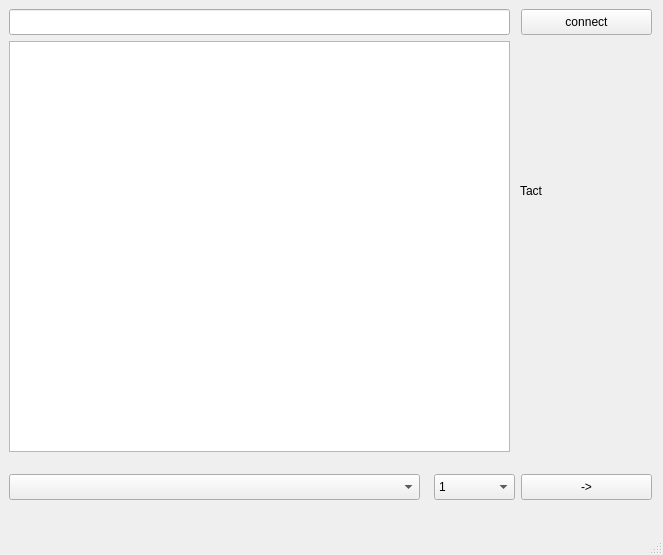
<?xml version="1.0" encoding="UTF-8"?>
<ui version="4.0">
 <class>MainWindow</class>
 <widget class="QMainWindow" name="MainWindow">
  <property name="geometry">
   <rect>
    <x>0</x>
    <y>0</y>
    <width>663</width>
    <height>555</height>
   </rect>
  </property>
  <property name="windowTitle">
   <string>Client</string>
  </property>
  <widget class="QWidget" name="centralwidget">
   <widget class="QTextBrowser" name="textBrowser">
    <property name="geometry">
     <rect>
      <x>9</x>
      <y>41</y>
      <width>501</width>
      <height>411</height>
     </rect>
    </property>
   </widget>
   <widget class="QPushButton" name="pushButton">
    <property name="geometry">
     <rect>
      <x>521</x>
      <y>9</y>
      <width>131</width>
      <height>26</height>
     </rect>
    </property>
    <property name="text">
     <string>connect</string>
    </property>
    <property name="checkable">
     <bool>true</bool>
    </property>
   </widget>
   <widget class="QLineEdit" name="lineEdit_2">
    <property name="geometry">
     <rect>
      <x>9</x>
      <y>9</y>
      <width>501</width>
      <height>26</height>
     </rect>
    </property>
   </widget>
   <widget class="QPushButton" name="pushButton_2">
    <property name="geometry">
     <rect>
      <x>521</x>
      <y>474</y>
      <width>131</width>
      <height>26</height>
     </rect>
    </property>
    <property name="text">
     <string>-&gt;</string>
    </property>
   </widget>
   <widget class="QComboBox" name="comboBox">
    <property name="geometry">
     <rect>
      <x>9</x>
      <y>474</y>
      <width>411</width>
      <height>26</height>
     </rect>
    </property>
   </widget>
   <widget class="QComboBox" name="comboBox_2">
    <property name="geometry">
     <rect>
      <x>434</x>
      <y>474</y>
      <width>81</width>
      <height>26</height>
     </rect>
    </property>
    <item>
     <property name="text">
      <string>1</string>
     </property>
    </item>
    <item>
     <property name="text">
      <string>2</string>
     </property>
    </item>
    <item>
     <property name="text">
      <string>3</string>
     </property>
    </item>
    <item>
     <property name="text">
      <string>4</string>
     </property>
    </item>
   </widget>
   <widget class="QLabel" name="label">
    <property name="geometry">
     <rect>
      <x>520</x>
      <y>170</y>
      <width>131</width>
      <height>41</height>
     </rect>
    </property>
    <property name="text">
     <string>Tact</string>
    </property>
   </widget>
  </widget>
  <widget class="QMenuBar" name="menubar">
   <property name="geometry">
    <rect>
     <x>0</x>
     <y>0</y>
     <width>663</width>
     <height>23</height>
    </rect>
   </property>
  </widget>
  <widget class="QStatusBar" name="statusbar"/>
 </widget>
 <resources/>
 <connections/>
</ui>
